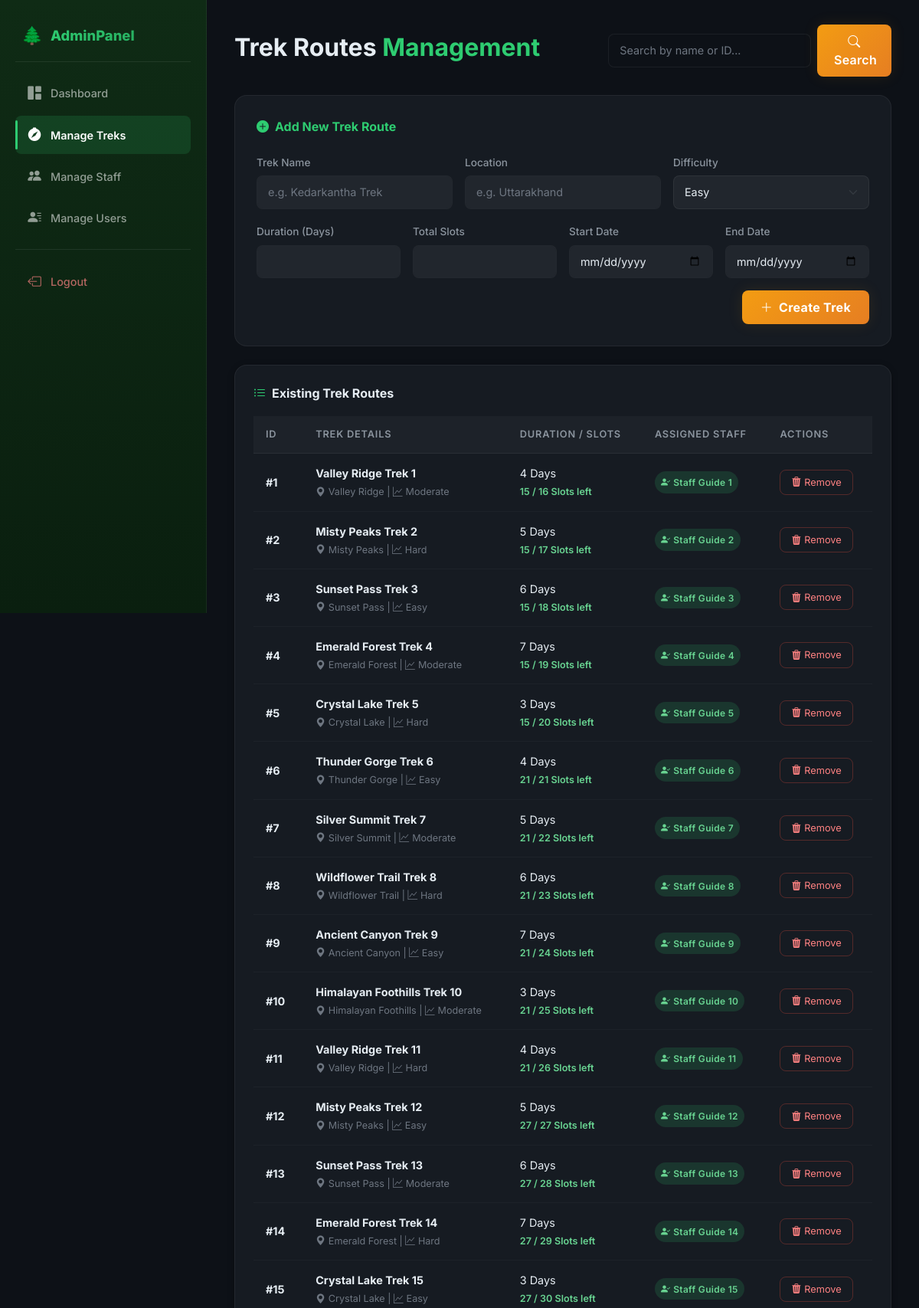
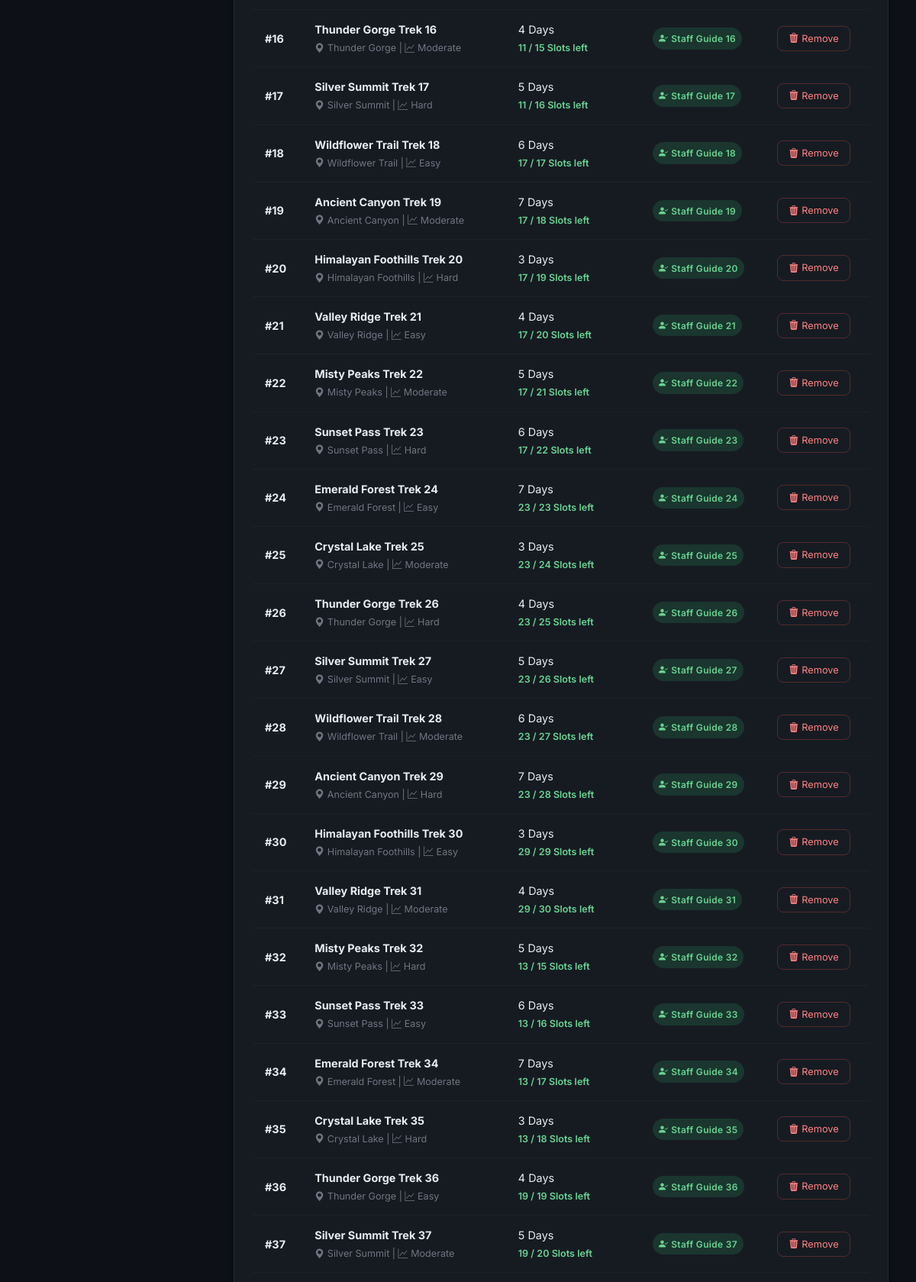
The app's page /admin/treks (signed in, upper part) with its own data (2 pictures, top to bottom).
### models.py (models this page shows)
class Trek(db.Model):
    __tablename__ = 'treks'
    id = db.Column(db.Integer, primary_key=True)
    name = db.Column(db.String(150), nullable=False)
    location = db.Column(db.String(100), nullable=False)
    difficulty = db.Column(db.String(20), nullable=False)   # 'Easy', 'Moderate', 'Hard'
    duration = db.Column(db.Integer, nullable=False)        # In days
    total_slots = db.Column(db.Integer, nullable=False)
    available_slots = db.Column(db.Integer, nullable=False)
    start_date = db.Column(db.Date, nullable=False)
    end_date = db.Column(db.Date, nullable=False)
    status = db.Column(db.String(20), default='Pending')    # 'Pending', 'Open', 'Closed', 'Completed'
    staff_profile_id = db.Column(db.Integer, db.ForeignKey('staff_profiles.id'), nullable=True)
    bookings = db.relationship('Booking', backref='trek', lazy=True, cascade='all, delete-orphan')

class StaffProfile(db.Model):
    __tablename__ = 'staff_profiles'
    id = db.Column(db.Integer, primary_key=True)
    user_id = db.Column(db.Integer, db.ForeignKey('users.id'), nullable=False, unique=True)
    name = db.Column(db.String(100), nullable=False)
    contact = db.Column(db.String(15), nullable=False)
    approval_status = db.Column(db.String(20), default='Pending') # 'Pending', 'Approved', 'Rejected'
    treks = db.relationship('Trek', backref='assigned_guide', lazy=True)

### routes/admin.py (the view, shortened to what this page needs)
@admin_bp.route('/treks', methods=['GET', 'POST'])
def manage_treks():
    if not check_admin(): return redirect('/auth/login')
    search_query = request.args.get('search', '')
    if search_query:
        all_treks = Trek.query.filter((Trek.name.like(f"%{search_query}%")) | (Trek.id == search_query)).all()
    else:
        all_treks = Trek.query.all()
    staff_list = StaffProfile.query.filter_by(approval_status='Approved').all()
    return render_template('admin/treks.html', treks=all_treks, staff_list=staff_list, search_query=search_query)

### routes/admin.py (called while the page is built)
def check_admin():
    if 'user_id' not in session or session.get('role') != 'admin':
        return False
    return True

### templates/admin/treks.html (shortened to what this page needs)
{% extends 'base.html' %}
{% block extra_css %}
<link rel="stylesheet" href="{{ url_for('static', filename='css/admin.css') }}">
{% endblock %}
{% block content %}
<div class="admin-wrapper">
    <div class="sidebar">
        <div class="sidebar-brand">
            <span class="sidebar-brand-icon">🌲</span>
            <h4>AdminPanel</h4>
        </div>
        <hr>
        <a href="{{ url_for('admin.dashboard') }}" class="nav-link">
            <i class="bi bi-grid-1x2-fill"></i> Dashboard
        </a>
        <a href="{{ url_for('admin.manage_treks') }}" class="nav-link active">
            <i class="bi bi-compass-fill"></i> Manage Treks
        </a>
        <a href="{{ url_for('admin.manage_staff') }}" class="nav-link">
            <i class="bi bi-people-fill"></i> Manage Staff
        </a>
        <a href="{{ url_for('admin.manage_users') }}" class="nav-link">
            <i class="bi bi-person-lines-fill"></i> Manage Users
        </a>
        <hr>
        <a href="{{ url_for('auth.logout') }}" class="nav-link text-danger">
            <i class="bi bi-box-arrow-left"></i> Logout
        </a>
    </div>
    <div class="main-content">
        <div class="d-flex justify-content-between align-items-center mb-4">
            <h2 class="fw-bold">Trek Routes <span class="text-forest">Management</span></h2>
            <form action="{{ url_for('admin.manage_treks') }}" method="GET" class="search-bar">
                <input type="text" name="search" class="form-control" placeholder="Search by name or ID..." value="{{ search_query }}">
                <button type="submit" class="btn btn-adventure">
                    <i class="bi bi-search"></i> Search
                </button>
            </form>
        </div>
        <div class="form-card">
            <div class="form-card-title">
                <i class="bi bi-plus-circle-fill"></i> Add New Trek Route
            </div>
            <form action="{{ url_for('admin.manage_treks') }}" method="POST" class="row g-3">
                <div class="col-md-4">
                    <label class="form-label">Trek Name</label>
                    <input type="text" name="name" class="form-control" required placeholder="e.g. Kedarkantha Trek">
                </div>
                <div class="col-md-4">
                    <label class="form-label">Location</label>
                    <input type="text" name="location" class="form-control" required placeholder="e.g. Uttarakhand">
                </div>
                <div class="col-md-4">
                    <label class="form-label">Difficulty</label>
                    <select name="difficulty" class="form-select" required>
                        <option value="Easy">Easy</option>
                    </select>
                </div>
                <div class="col-md-3">
                    <label class="form-label">Duration (Days)</label>
                    <input type="number" name="duration" class="form-control" min="1" required>
                </div>
                <div class="col-md-3">
                    <label class="form-label">Total Slots</label>
                    <input type="number" name="slots" class="form-control" min="1" required>
                </div>
                <div class="col-md-3">
                    <label class="form-label">Start Date</label>
                    <input type="date" name="start_date" class="form-control" required>
                </div>
                <div class="col-md-3">
                    <label class="form-label">End Date</label>
                    <input type="date" name="end_date" class="form-control" required>
                </div>
                <div class="col-12 text-end">
                    <button type="submit" class="btn btn-adventure px-4 fw-bold">
                        <i class="bi bi-plus-lg me-1"></i> Create Trek
                    </button>
                </div>
            </form>
        </div>
        <div class="table-container">
            <div class="table-title">
                <i class="bi bi-list-ul"></i> Existing Trek Routes
            </div>
            <table class="table table-hover align-middle">
                <thead>
                    <tr>
                        <th>ID</th>
                        <th>Trek Details</th>
                        <th>Duration / Slots</th>
                        <th>Assigned Staff</th>
                        <th>Actions</th>
                    </tr>
                </thead>
                <tbody>
                    {% for trek in treks %}
                    <tr>
                        <td><strong>#{{ trek.id }}</strong></td>
                        <td>
                            <span class="d-block fw-bold">{{ trek.name }}</span>
                            <small class="text-muted"><i class="bi bi-geo-alt-fill me-1"></i>{{ trek.location }} | <i class="bi bi-graph-up me-1"></i>{{ trek.difficulty }}</small>
                        </td>
                        <td>
                            <span class="d-block">{{ trek.duration }} Days</span>
                            <small style="color: #68d391; font-weight: 600;">{{ trek.available_slots }} / {{ trek.total_slots }} Slots left</small>
                        </td>
                        <td>
                            {% if trek.staff_profile_id %}
                                <span class="badge bg-success p-2"><i class="bi bi-person-check-fill me-1"></i>{{ trek.assigned_guide.name }}</span>
                            {% endif %}
                        </td>
                        <td>
                            <a href="{{ url_for('admin.delete_trek', trek_id=trek.id) }}" class="btn btn-sm btn-outline-danger" onclick="return confirm('Are you sure you want to remove this trek?');">
                                <i class="bi bi-trash3-fill me-1"></i>Remove
                            </a>
                        </td>
                    </tr>
                    {% else %}
                    <tr>
                        <td colspan="5" class="text-center text-muted py-4">No treks available matching the search.</td>
                    </tr>
                    {% endfor %}
                </tbody>
            </table>
        </div>
    </div>
</div>
{% endblock %}

### static/css/mai.css (style rules this page uses)
:root { --color-forest: #0f2b15; --color-forest-light: #1a3d24; --color-forest-mid: #245a33; --color-emerald: #2ecc71; --color-emerald-glow: rgba(46, 204, 113, 0.15); --color-amber: #f39c12; --color-amber-hover: #e67e22; --color-amber-glow: rgba(243, 156, 18, 0.2); --surface-body: #0d1117; --surface-card: #161b22; --surface-card-hover: #1c2330; --surface-elevated: #21262d; --surface-sidebar: linear-gradient(180deg, #0f2b15 0%, #0a1f0f 100%); --text-primary: #e6edf3; --text-secondary: #8b949e; --text-muted: #6e7681; --text-inverse: #0d1117; --border-default: rgba(255, 255, 255, 0.06); --border-subtle: rgba(255, 255, 255, 0.03); --shadow-sm: 0 2px 8px rgba(0, 0, 0, 0.3); --shadow-md: 0 4px 16px rgba(0, 0, 0, 0.4); --shadow-lg: 0 8px 32px rgba(0, 0, 0, 0.5); --shadow-glow-green: 0 0 20px rgba(46, 204, 113, 0.1); --shadow-glow-amber: 0 0 20px rgba(243, 156, 18, 0.1); --radius-sm: 8px; --radius-md: 12px; --radius-lg: 16px; --radius-xl: 20px; --transition-fast: 150ms cubic-bezier(0.4, 0, 0.2, 1); --transition-smooth: 300ms cubic-bezier(0.4, 0, 0.2, 1); --transition-spring: 400ms cubic-bezier(0.34, 1.56, 0.64, 1); }
*, *::before, *::after { box-sizing: border-box; }
body { background-color: var(--surface-body); font-family: "Inter", -apple-system, BlinkMacSystemFont, "Segoe UI", Roboto, sans-serif; color: var(--text-primary); line-height: 1.6; -webkit-font-smoothing: antialiased; -moz-osx-font-smoothing: grayscale; margin: 0; padding: 0; }
.text-forest { color: var(--color-emerald) !important; font-weight: 700; }
.btn-adventure { background: linear-gradient( 135deg, var(--color-amber) 0%, var(--color-amber-hover) 100% ); color: #fff; border: none; border-radius: var(--radius-sm); font-weight: 600; letter-spacing: 0.3px; padding: 10px 22px; transition: var(--transition-smooth); box-shadow: var(--shadow-glow-amber); position: relative; overflow: hidden; }
.btn-adventure::before { content: ""; position: absolute; top: 0; left: -100%; width: 100%; height: 100%; background: linear-gradient( 90deg, transparent, rgba(255, 255, 255, 0.15), transparent ); transition: var(--transition-smooth); }
.table { --bs-table-bg: transparent; --bs-table-color: var(--text-primary); color: var(--text-primary); border-color: var(--border-default); margin-bottom: 0; }
.table thead th { background-color: rgba(255, 255, 255, 0.03); color: var(--text-secondary); font-weight: 600; font-size: 0.8rem; text-transform: uppercase; letter-spacing: 0.8px; border-bottom: 1px solid var(--border-default); padding: 14px 16px; white-space: nowrap; }
.table tbody td { padding: 14px 16px; border-bottom: 1px solid var(--border-subtle); vertical-align: middle; font-size: 0.9rem; }
.table-hover tbody tr { transition: var(--transition-fast); }
.form-control, .form-select { background-color: var(--surface-elevated); border: 1px solid var(--border-default); border-radius: var(--radius-sm); color: var(--text-primary); padding: 10px 14px; font-size: 0.9rem; transition: var(--transition-fast); }
.form-control::placeholder { color: var(--text-muted); }
.form-label { color: var(--text-secondary); font-weight: 500; font-size: 0.85rem; margin-bottom: 6px; }
.badge { font-weight: 600; padding: 6px 12px; font-size: 0.75rem; border-radius: 20px; letter-spacing: 0.3px; }
.badge.bg-success { background: rgba(46, 204, 113, 0.15) !important; color: #68d391; }
.btn-outline-danger { color: #fc8181; border-color: rgba(231, 76, 60, 0.3); background: transparent; }
.btn-sm { padding: 6px 14px; font-size: 0.8rem; border-radius: var(--radius-sm); }
.text-muted { color: var(--text-muted) !important; }
hr { border-color: var(--border-default); opacity: 1; }

### records on screen
Trek: id "1", name "Valley Ridge Trek 1", location "Valley Ridge", difficulty "Moderate", duration "4", available_slots "15", total_slots "16", assigned_guide.name "Staff Guide 1"
Trek: id "2", name "Misty Peaks Trek 2", location "Misty Peaks", difficulty "Hard", duration "5", available_slots "15", total_slots "17", assigned_guide.name "Staff Guide 2"
Trek: id "3", name "Sunset Pass Trek 3", location "Sunset Pass", difficulty "Easy", duration "6", available_slots "15", total_slots "18", assigned_guide.name "Staff Guide 3"
Trek: id "4", name "Emerald Forest Trek 4", location "Emerald Forest", difficulty "Moderate", duration "7", available_slots "15", total_slots "19", assigned_guide.name "Staff Guide 4"
Trek: id "5", name "Crystal Lake Trek 5", location "Crystal Lake", difficulty "Hard", duration "3", available_slots "15", total_slots "20", assigned_guide.name "Staff Guide 5"
Trek: id "6", name "Thunder Gorge Trek 6", location "Thunder Gorge", difficulty "Easy", duration "4", available_slots "21", total_slots "21", assigned_guide.name "Staff Guide 6"
Trek: id "7", name "Silver Summit Trek 7", location "Silver Summit", difficulty "Moderate", duration "5", available_slots "21", total_slots "22", assigned_guide.name "Staff Guide 7"
Trek: id "8", name "Wildflower Trail Trek 8", location "Wildflower Trail", difficulty "Hard", duration "6", available_slots "21", total_slots "23", assigned_guide.name "Staff Guide 8"
Trek: id "9", name "Ancient Canyon Trek 9", location "Ancient Canyon", difficulty "Easy", duration "7", available_slots "21", total_slots "24", assigned_guide.name "Staff Guide 9"
Trek: id "10", name "Himalayan Foothills Trek 10", location "Himalayan Foothills", difficulty "Moderate", duration "3", available_slots "21", total_slots "25", assigned_guide.name "Staff Guide 10"
Trek: id "11", name "Valley Ridge Trek 11", location "Valley Ridge", difficulty "Hard", duration "4", available_slots "21", total_slots "26", assigned_guide.name "Staff Guide 11"
Trek: id "12", name "Misty Peaks Trek 12", location "Misty Peaks", difficulty "Easy", duration "5", available_slots "27", total_slots "27", assigned_guide.name "Staff Guide 12"
Trek: id "13", name "Sunset Pass Trek 13", location "Sunset Pass", difficulty "Moderate", duration "6", available_slots "27", total_slots "28", assigned_guide.name "Staff Guide 13"
Trek: id "14", name "Emerald Forest Trek 14", location "Emerald Forest", difficulty "Hard", duration "7", available_slots "27", total_slots "29", assigned_guide.name "Staff Guide 14"
Trek: id "15", name "Crystal Lake Trek 15", location "Crystal Lake", difficulty "Easy", duration "3", available_slots "27", total_slots "30", assigned_guide.name "Staff Guide 15"
Trek: id "16", name "Thunder Gorge Trek 16", location "Thunder Gorge", difficulty "Moderate", duration "4", available_slots "11", total_slots "15", assigned_guide.name "Staff Guide 16"
Trek: id "17", name "Silver Summit Trek 17", location "Silver Summit", difficulty "Hard", duration "5", available_slots "11", total_slots "16", assigned_guide.name "Staff Guide 17"
Trek: id "18", name "Wildflower Trail Trek 18", location "Wildflower Trail", difficulty "Easy", duration "6", available_slots "17", total_slots "17", assigned_guide.name "Staff Guide 18"
Trek: id "19", name "Ancient Canyon Trek 19", location "Ancient Canyon", difficulty "Moderate", duration "7", available_slots "17", total_slots "18", assigned_guide.name "Staff Guide 19"
Trek: id "20", name "Himalayan Foothills Trek 20", location "Himalayan Foothills", difficulty "Hard", duration "3", available_slots "17", total_slots "19", assigned_guide.name "Staff Guide 20"
Trek: id "21", name "Valley Ridge Trek 21", location "Valley Ridge", difficulty "Easy", duration "4", available_slots "17", total_slots "20", assigned_guide.name "Staff Guide 21"
Trek: id "22", name "Misty Peaks Trek 22", location "Misty Peaks", difficulty "Moderate", duration "5", available_slots "17", total_slots "21", assigned_guide.name "Staff Guide 22"
Trek: id "23", name "Sunset Pass Trek 23", location "Sunset Pass", difficulty "Hard", duration "6", available_slots "17", total_slots "22", assigned_guide.name "Staff Guide 23"
Trek: id "24", name "Emerald Forest Trek 24", location "Emerald Forest", difficulty "Easy", duration "7", available_slots "23", total_slots "23", assigned_guide.name "Staff Guide 24"
Trek: id "25", name "Crystal Lake Trek 25", location "Crystal Lake", difficulty "Moderate", duration "3", available_slots "23", total_slots "24", assigned_guide.name "Staff Guide 25"
Trek: id "26", name "Thunder Gorge Trek 26", location "Thunder Gorge", difficulty "Hard", duration "4", available_slots "23", total_slots "25", assigned_guide.name "Staff Guide 26"
Trek: id "27", name "Silver Summit Trek 27", location "Silver Summit", difficulty "Easy", duration "5", available_slots "23", total_slots "26", assigned_guide.name "Staff Guide 27"
Trek: id "28", name "Wildflower Trail Trek 28", location "Wildflower Trail", difficulty "Moderate", duration "6", available_slots "23", total_slots "27", assigned_guide.name "Staff Guide 28"
Trek: id "29", name "Ancient Canyon Trek 29", location "Ancient Canyon", difficulty "Hard", duration "7", available_slots "23", total_slots "28", assigned_guide.name "Staff Guide 29"
Trek: id "30", name "Himalayan Foothills Trek 30", location "Himalayan Foothills", difficulty "Easy", duration "3", available_slots "29", total_slots "29", assigned_guide.name "Staff Guide 30"
Trek: id "31", name "Valley Ridge Trek 31", location "Valley Ridge", difficulty "Moderate", duration "4", available_slots "29", total_slots "30", assigned_guide.name "Staff Guide 31"
Trek: id "32", name "Misty Peaks Trek 32", location "Misty Peaks", difficulty "Hard", duration "5", available_slots "13", total_slots "15", assigned_guide.name "Staff Guide 32"
Trek: id "33", name "Sunset Pass Trek 33", location "Sunset Pass", difficulty "Easy", duration "6", available_slots "13", total_slots "16", assigned_guide.name "Staff Guide 33"
Trek: id "34", name "Emerald Forest Trek 34", location "Emerald Forest", difficulty "Moderate", duration "7", available_slots "13", total_slots "17", assigned_guide.name "Staff Guide 34"
Trek: id "35", name "Crystal Lake Trek 35", location "Crystal Lake", difficulty "Hard", duration "3", available_slots "13", total_slots "18", assigned_guide.name "Staff Guide 35"
Trek: id "36", name "Thunder Gorge Trek 36", location "Thunder Gorge", difficulty "Easy", duration "4", available_slots "19", total_slots "19", assigned_guide.name "Staff Guide 36"
Trek: id "37", name "Silver Summit Trek 37", location "Silver Summit", difficulty "Moderate", duration "5", available_slots "19", total_slots "20", assigned_guide.name "Staff Guide 37"
